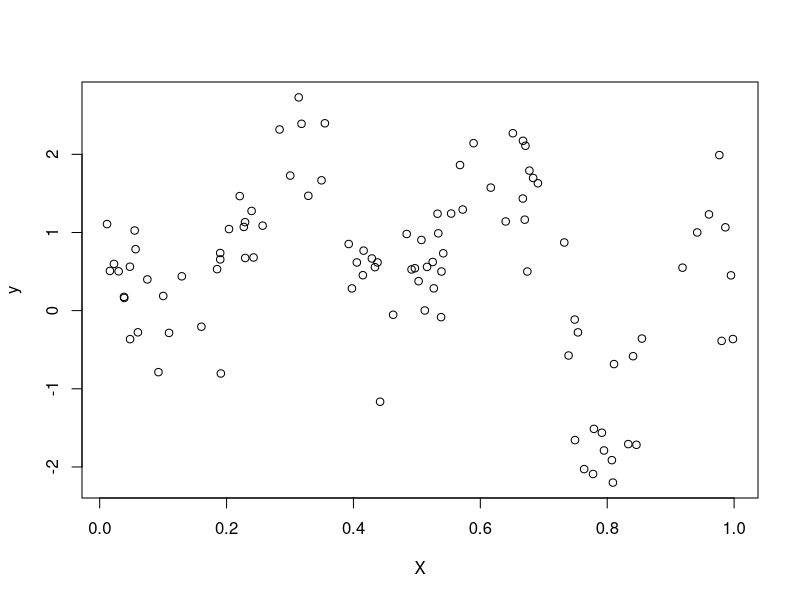
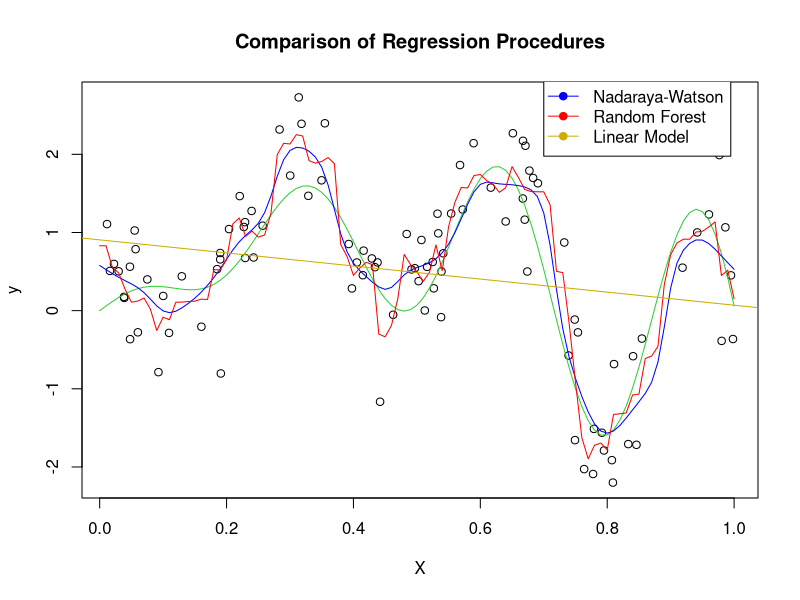

The R source for these figures, in order:
# Univariate case --------------------------------------------------------------
n <- 100
sigma.sq <- 0.5
f <- function(X){return(sin(4*X) + (2*cos(20*X))*X)}
#f <- function(X){return(ifelse(X<0.3, 1, ifelse(X>0.6, 0.5, 0)))}
X <- runif(n, 0, 1)
e <- rnorm(n, 0, sigma.sq)
y <- f(X) + e
#Y <- f(X+e)
plot(y~X)

#K <- function(x){return(ifelse(-1<x & x<1, 0.5, 0))}
K <- function(x){return(dnorm(x, 0,1))}
den <- function(x, h){return(mean(K((x - X) / h)))}
reg <- function(x, h){return(mean(y * K((x - X) / h)) / den(x, h))}

h = 0.025
x_plot <- seq(0, 1, by=0.01)
y_plot <- rep(0, length(x_plot))
for (i in 1:length(x_plot)) {
  y_plot[i] <-  reg(x_plot[i], h)
}
plot(y~X, main="Comparison of Regression Procedures")
points(f(x_plot)~x_plot, type="l", ylab="y", col="limegreen")
points(y_plot~x_plot, type="l", col="blue")

library(randomForest)
rf = randomForest(x=data.frame(X), y=y, ntree=500)
y_plot_rf <- predict(rf, newdata = data.frame('X'=x_plot))
points(x_plot, y_plot_rf, type='l', col='red')

lmod <- lm(y~X)
y_plot_lm <- predict(lmod, newdata = data.frame('X'= x_plot))
abline(a=lmod$coefficients[1], b=lmod$coefficients[2], col="gold3")

legend(x=0.7, y=3, 
       legend = c("Nadaraya-Watson", "Random Forest", "Linear Model"), 
       col = c("blue", "red", "gold3"),
       lty=1,
       pch=19)

# Multivariate case ------------------------------------------------------------
density <- function(x_0, X, kernel, h){
  terms <- apply(X, 1, function(row){ kernel((x_0 - row)/h) })
  return(mean(terms))
}

f_hat <- function(x_0, X, y, kernel, h){
  terms <- apply(X, 1, function(row){ y * kernel((x_0 - row)/h) })
  numerator <- mean(terms)
  denominator <- density(x_0, X, kernel, h)
  return(numerator / denominator)
}

K <- function(x){
  output <- prod(dnorm(x, 0, 1))
}

n <- 100
p <- 3
sigma.sq <- 0.05
f <- function(X){
  z <- sin(4*X[, 1]) + 2 * cos(20*X[, 2]) - 3*X[, 3]
  return(z)
}
X <- matrix(runif(n*p, min = -1, max = 1), ncol = p)
e <- rnorm(n, 0, sigma.sq)
y <- f(X) + e

x_0 <- runif(p, -1, 1)
f_hat(x_0, X, y, K, 0.5)



